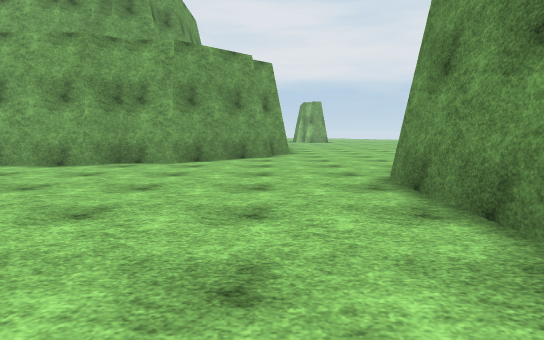
View 1 (above)

24 first-person views from a walk through a scene from a Unity 3-D project. The camera is 1.2 m above the floor, tilts 6° down and sees 75° across. The floor is counted in squares, 2 m on a side. Each view is taken from the middle of a square. On the plan, view 1 faces up. The plan holds only what a view shows up to about 10 squares ahead; the rest is blank. The place goes on beyond the plan. Surface patterns are stand-ins for the level's own textures.

View 2
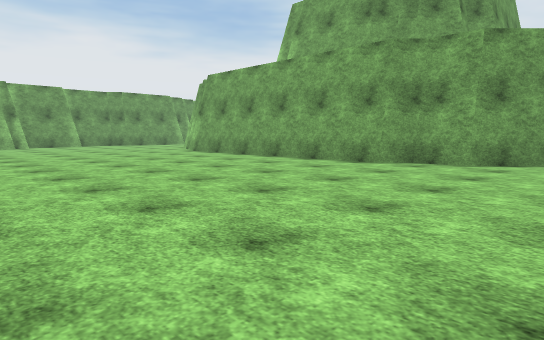

View 3
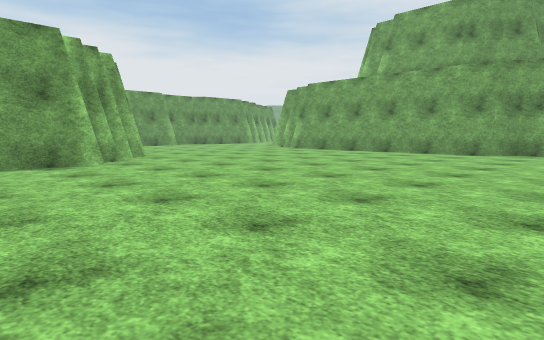

View 4
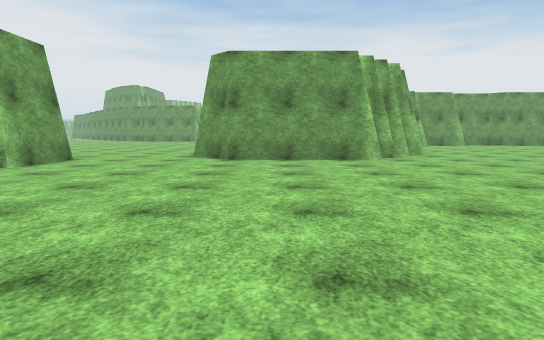

View 5
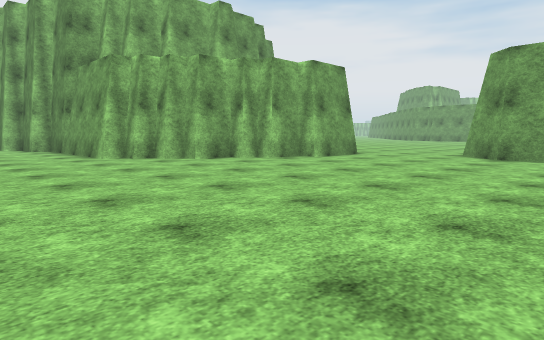

View 6
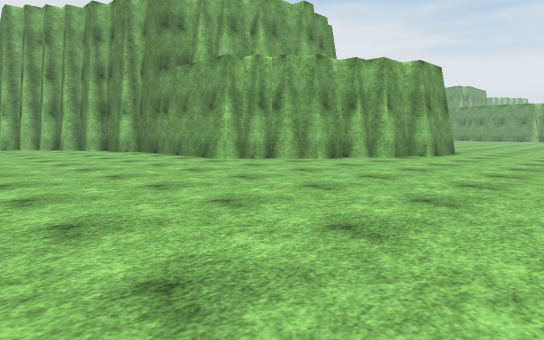

View 7
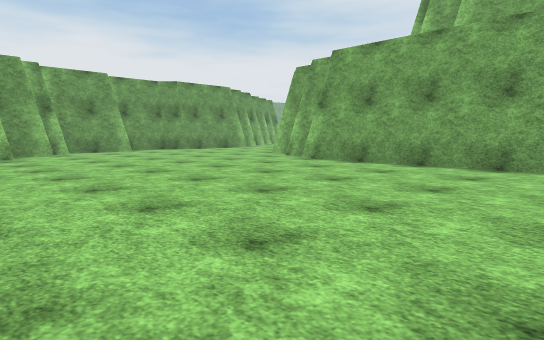

View 8
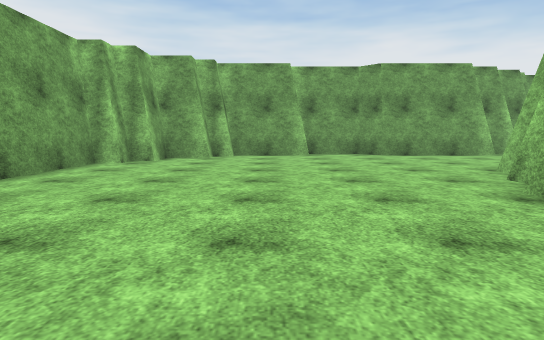

View 9
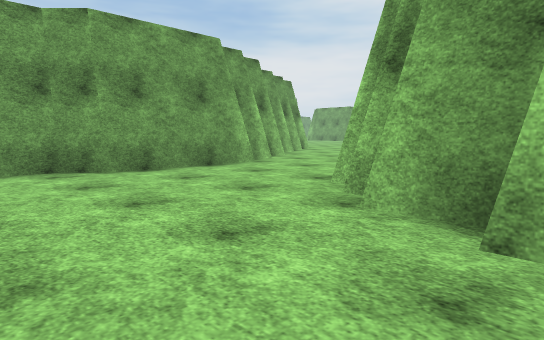

View 10
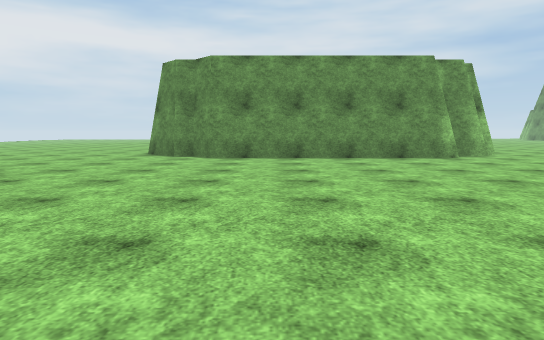

View 11
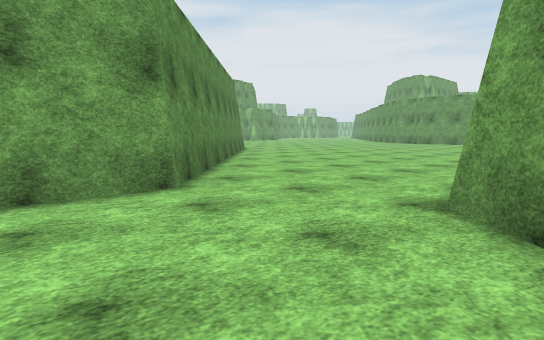

View 12
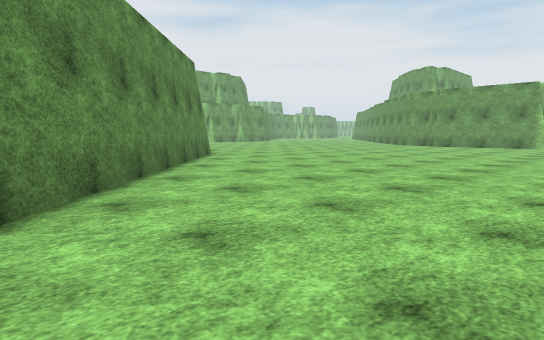

View 13
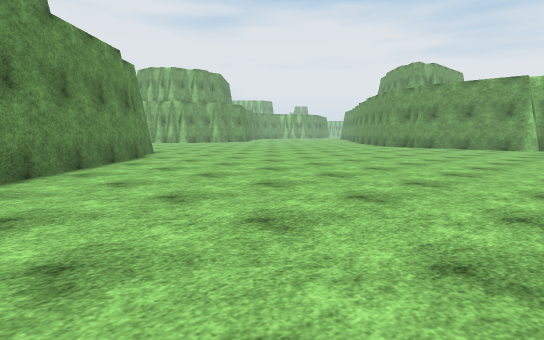

View 14
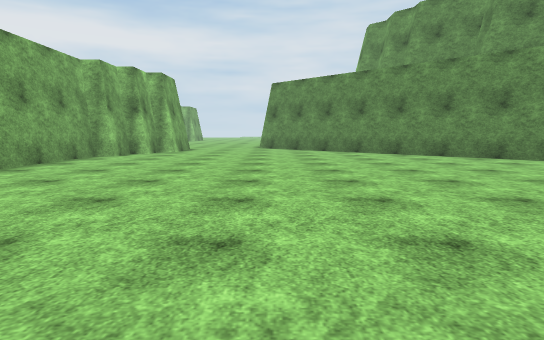

View 15
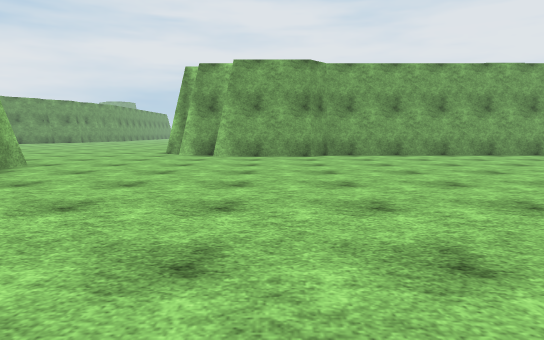

View 16
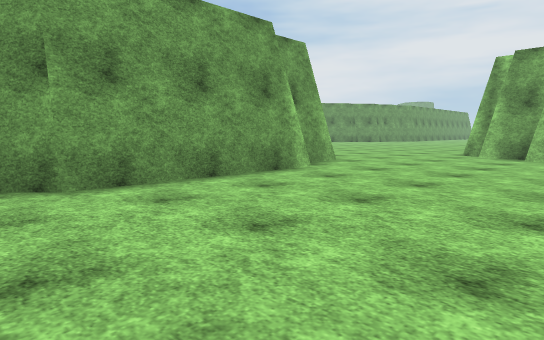

View 17
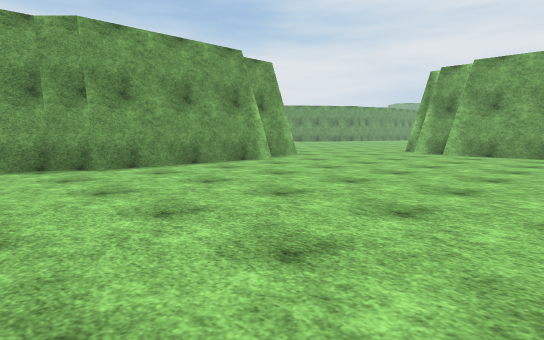

View 18
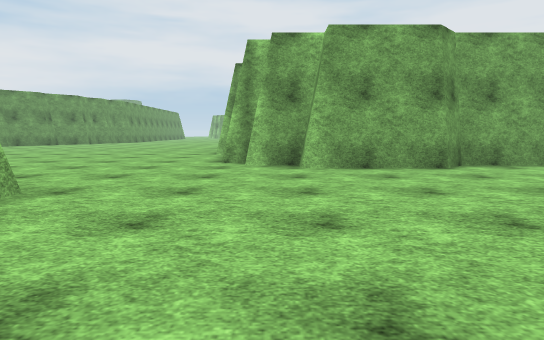

View 19
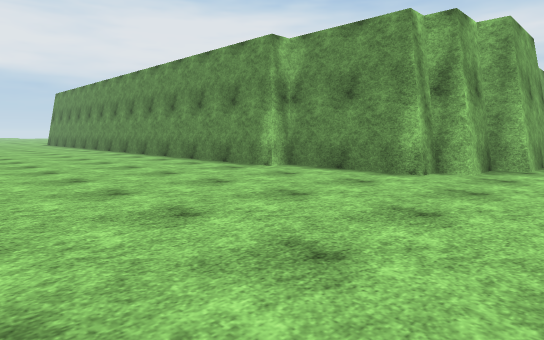

View 20
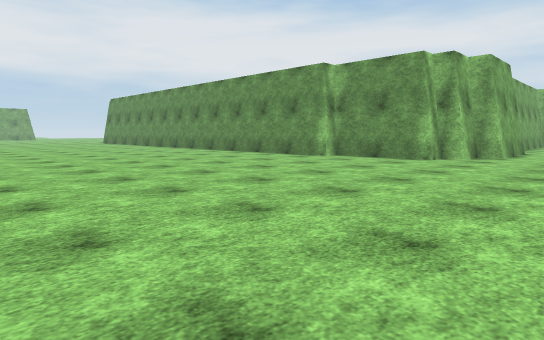

View 21
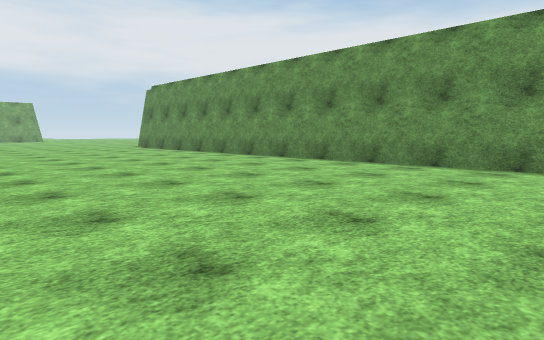

View 22
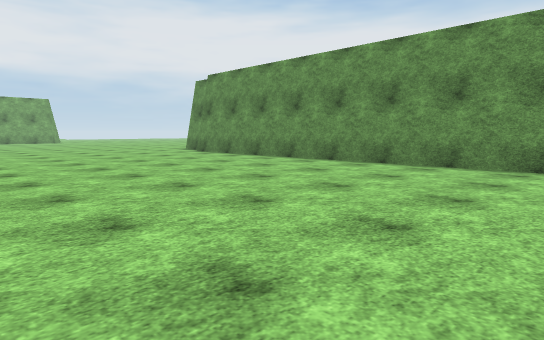

View 23
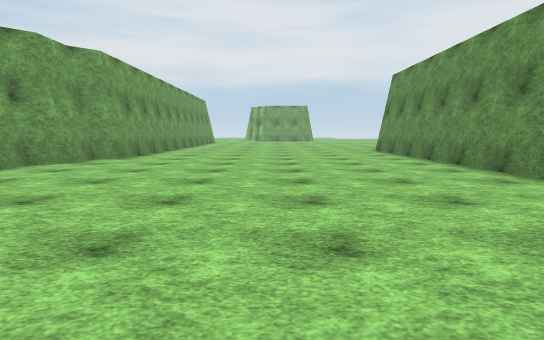

View 24
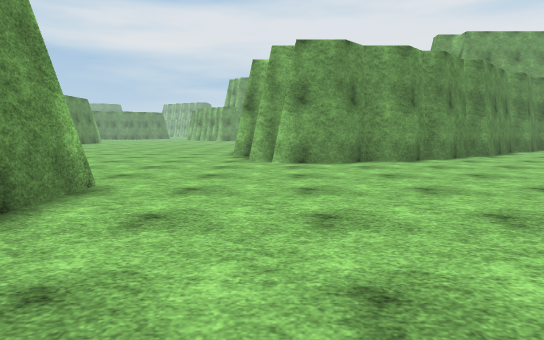

### Floor plan
Key: @ floor where view 1 was taken; # wall or solid block; . floor; = window, fence, low wall or low ledge; ^ raised ledge.
Columns run from 32 left of view 1 to 3 right of it. Each row starts with its distance up from view 1.
 12 ^.......^     #..
 11 ^.......^     ^#..
 10 #.......^      ^...             #...
  9 #.......^      ^...^           ^#...
  8 ........^      ^...#^^        ^#....
  7 ........^      #.....#^^^^^^^##.....
  6  .......^      =...................#
  5  .......^      ^..................#
  4  .......^      ^..................^
  3  .......^      ^#.................^
  2  .......^       ^.................^
  1  .......^       ^^#...............^
  0  .......^         ^^^^#.........@.^
 -1  .......^              #..........^
 -2  .......=               #.........#
 -3 ........=               =..........#
 -4 ........#^^ ^^^^^^^^    =...........
 -5 ..........#=#......#^  ^#...........
 -6 .....................  #............
 -7 .....##.............................
 -8 ..##^ ^.............................
 -9 .#^   ^#................#^^#........
-10 #      =...............#   ^#......
-11        =..............#     ^#.....
-12        =.............#       ^#....
-13       ^#............#         =....
-14       ^............#          =....
-15          ..... ...#            ....

Where each view was taken, in squares from view 1:
view 1: 0 up, 0 right, facing up
view 2: 0 up, 0 right, facing up-left
view 3: 4 down, 1 left, facing up-left
view 4: 4 down, 0 right, facing left
view 5: 3 down, 1 right, facing down-left
view 6: 5 down, 3 right, facing down-left
view 7: 0 up, 5 left, facing up-left
view 8: 4 up, 7 left, facing left
view 9: 5 up, 11 left, facing up-left
view 10: 3 up, 7 left, facing right
view 11: 5 down, 6 left, facing down-left
view 12: 7 down, 9 left, facing down-left
view 13: 7 down, 11 left, facing down-left
view 14: 9 down, 22 left, facing right
view 15: 14 down, 21 left, facing up
view 16: 14 down, 21 left, facing up-left
view 17: 15 down, 19 left, facing up-left
view 18: 11 down, 23 left, facing up
view 19: 6 down, 29 left, facing up-right
view 20: 7 down, 32 left, facing up-right
view 21: 0 up, 31 left, facing up-right
view 22: 4 up, 31 left, facing up-right
view 23: 2 up, 28 left, facing up
view 24: 0 up, 26 left, facing down
